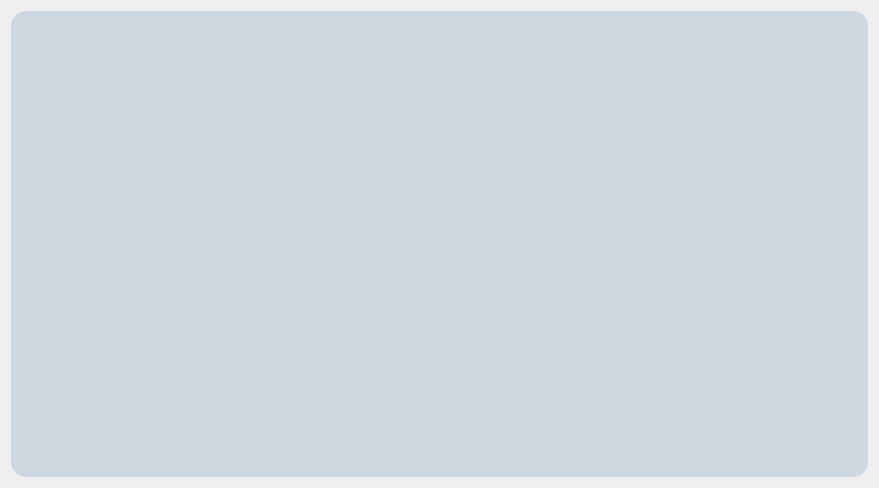
<?xml version="1.0" encoding="UTF-8"?>
<ui version="4.0">
 <class>CalendarWidget</class>
 <widget class="QWidget" name="CalendarWidget">
  <property name="geometry">
   <rect>
    <x>0</x>
    <y>0</y>
    <width>879</width>
    <height>488</height>
   </rect>
  </property>
  <property name="windowTitle">
   <string>Form</string>
  </property>
  <property name="styleSheet">
   <string notr="true"/>
  </property>
  <layout class="QHBoxLayout" name="horizontalLayout">
   <item>
    <widget class="QFrame" name="frame">
     <property name="styleSheet">
      <string notr="true">/* 프레임 스타일 */
QFrame#frame {
    background-color:  rgba(92,141,177, 60);
    border-radius: 15px;        /* 모서리 둥글게 */
    padding: 16px;              /* 내부 여백 */
}

/* 캘린더 스타일 */
QCalendarWidget {
    background-color: rgba(255, 255, 255, 100); /* 캘린더 배경 투명 */
    border-radius: 20px;        /* 모서리 둥글게 */
    padding: 16px;              /* 내부 여백 */
}

/* 캘린더 버튼 스타일 */
QCalendarWidget QToolButton {
    color: #333; /* 툴바 버튼 텍스트 색상 */
    background-color: rgba(255, 255, 255, 0.5); /* 버튼 배경 */
    border-radius: 5px; /* 버튼 둥글게 */
    padding: 5px;
}

/* 캘린더 버튼 호버 효과 */
QCalendarWidget QToolButton:hover {
    background-color: rgba(0, 122, 204, 0.2); /* 버튼 호버 효과 */
}

QCalendarWidget QAbstractItemView::item:selected {
    background-color: #a8c5da; /* 원하는 색상 */
    color: white;             /* 선택된 텍스트 색상 */
    border-radius: 5px;       /* 선택된 셀 둥글게 */
}


/* 그래프 뷰 스타일 */
QChartView {
    background-color: rgba(255, 255, 255, 100); /* 캘린더 배경 투명 */
    border-radius: 15px;        /* 모서리 둥글게 */
    padding: 16px;              /* 내부 여백 */
    border: none; /* 테두리 제거 */
}</string>
     </property>
     <property name="frameShape">
      <enum>QFrame::StyledPanel</enum>
     </property>
     <property name="frameShadow">
      <enum>QFrame::Raised</enum>
     </property>
     <layout class="QHBoxLayout" name="horizontalLayout_2">
      <property name="leftMargin">
       <number>3</number>
      </property>
      <property name="topMargin">
       <number>3</number>
      </property>
      <property name="rightMargin">
       <number>3</number>
      </property>
      <property name="bottomMargin">
       <number>3</number>
      </property>
      <item>
       <layout class="QVBoxLayout" name="calendarLayout"/>
      </item>
      <item>
       <layout class="QVBoxLayout" name="barGraphLayout"/>
      </item>
     </layout>
    </widget>
   </item>
  </layout>
 </widget>
 <resources/>
 <connections/>
</ui>
